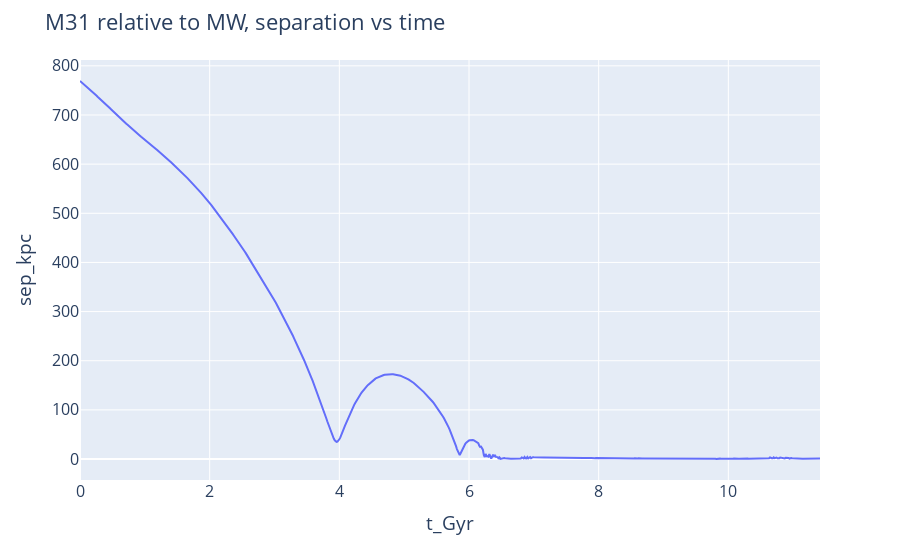

The code cell stored with this chart in its notebook:
### Code cell
d = px.line(MW_M31, x='t_Gyr', y='sep_kpc')
d.update_layout(
    title="M31 relative to MW, separation vs time",
    font=dict(size=16)
)
d.show()

### Figure 1 — Plotly figure (JSON) as saved in the notebook; plotly's stock layout.template omitted (floating-point values rounded to 4 significant figures; data arrays with more than 128 entries replaced by an {"elided": "..."} marker saying what was removed)
{"data": [{"hoverlabel": {"namelength": 0}, "hovertemplate": "t_Gyr=%{x}<br>sep_kpc=%{y}", "legendgroup": "", "line": {"color": "#636efa", "dash": "solid"}, "mode": "lines", "name": "", "showlegend": false, "type": "scatter", "x": {"elided": "800 float values"}, "xaxis": "x", "y": {"elided": "800 float values"}, "yaxis": "y"}], "layout": {"font": {"size": 16}, "legend": {"tracegroupgap": 0}, "margin": {"t": 60}, "title": {"text": "M31 relative to MW, separation vs time"}, "xaxis": {"anchor": "y", "domain": [0, 1], "title": {"text": "t_Gyr"}}, "yaxis": {"anchor": "x", "domain": [0, 1], "title": {"text": "sep_kpc"}}}}
